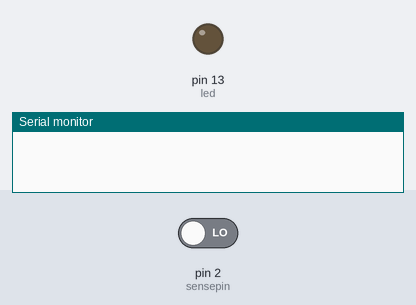
A sketch run on a simulated Arduino Uno, built with avr-gcc and run on an emulated ATmega328P. Parts: output pins drawn as LEDs (lit = HIGH), the last lines printed to the serial monitor. Inputs (shaded band) come from the test bench; at power-on: pin 2 (sensepin) LOW.

Above: at 1.3 s.
1.4 s: pin 2 (sensepin) driven HIGH
At 2.5 s:
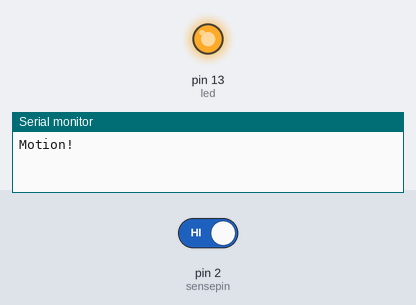
3.0 s: pin 2 (sensepin) driven LOW
At 3.6 s:
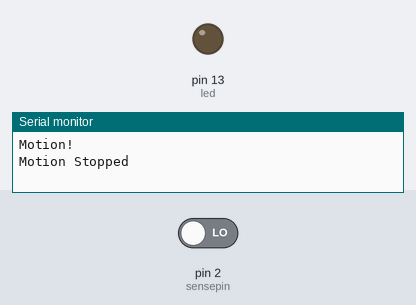
Timing chart, 0 to 6.0 s (numbered marks = the images above; inputs shaded):
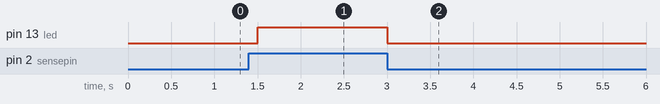

The sketch:

Main.ino
```cpp
int led= 13; //LED connected to pin 13
int sensepin= 2; // Arduino Pin connected to OUT of PIR
int state=LOW; // Assuming No motion initally
int value= 0; // Variable which stores status of the sensor

void setup() // Executed once
{
    pinMode(led,OUTPUT); // LED as output
    pinMode(sensepin, INPUT); // Sensor as input
    Serial.begin(9600); // Baud Rate : Characters/sec. In this case, bits/sec
}

void loop()
{
    value= digitalRead(sensepin); // Read PIR value
    if( value == HIGH)
      {
         digitalWrite(led, HIGH); // Turn LED on
         delay(100); // Delay of 100 milliseconds

         if( state == LOW)
          {
            Serial.println("Motion!"); // Motion detected
            state = HIGH; // Flipping state to HIGH
          }
       }
     else
       {
          digitalWrite(led, LOW); // Turn LED off
          delay(250); // Delay of 250 milliseconds
          if( state == HIGH)
          {
            Serial.println("Motion Stopped");
            state= LOW; // State flipped back to LOW
          }
        }
}
```

Measured:
- after the input at 1.4 s, pin 13 (led): LOW → HIGH after 0.10 s
- after the input at 3.0 s, pin 13 (led): HIGH → LOW at once
